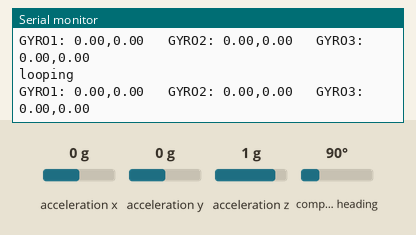
A sketch run on a simulated Arduino Leonardo, built with avr-gcc and run on an emulated ATmega32U4. On the bench: the last lines printed to the serial monitor. The test bench sets the inputs (shaded band); at power-on: acceleration z 1 g, acceleration x 0 g, acceleration y 0 g, compass heading 90°.

Above: at 1.2 s.
1.3 s: acceleration z set to -1.4 g
At 2.4 s:
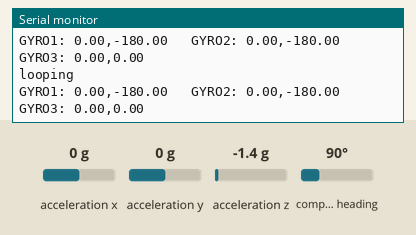
4.3 s: acceleration x set to 1.4 g
At 5.0 s:
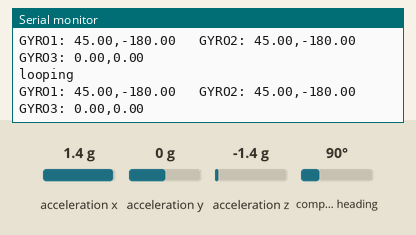

Measured:
- after the input at 1.3 s, the serial monitor: prints a new line at once (image 1)
- after the input at 4.3 s, the serial monitor: prints a new line at once (image 2)

The sketch:

3-Gyro-Receiver.ino
```cpp
//include libraries for BNO055
#include <Wire.h>
#include <Adafruit_Sensor.h>
#include <Adafruit_BNO055.h>
#include <utility/imumaths.h>

//Two BNO gyroscopes communicating through I2C
//one sensor of them has ADR connected to 3 volts to change the default address
Adafruit_BNO055 bno = Adafruit_BNO055(55, 0x28);
Adafruit_BNO055 bno2 = Adafruit_BNO055(55, 0x29);


//variables for Hardware Serial Communication

//Leonardo Board One Pin0 is connected to Leonardo Board Two Pin 1
//Board One Pin1 is connected to Board Two Pin0
char inChar;
char inData[10];
int dataLength = 0;
String gyro3Readings = "0000,0000,";


//variables to store gyroscope info
float gy1y=0;
float gy1z=0;
float gy2y=0;
float gy2z=0;
float gy3y=0;
float gy3z=0;


void setup() {
  // start Serial to write to computer, Serial1 to listen to the sender board
  Serial.begin(9600);
  Serial1.begin(9600);

  Serial.println("starting up");


  /* Initialise the sensors */
  if(!bno.begin())
  {
    /* There was a problem detecting the BNO055 ... check your connections */
    Serial.print("Ooops, no BNO055 detected ... Check your wiring or I2C ADDR!");
    while(1);
  }

   if(!bno2.begin())
  {
    /* There was a problem detecting the BNO055 ... check your connections */
    Serial.print("Ooops, no second BNO055 detected ... Check your wiring or I2C ADDR!");
    while(1);
  }

  bno.setExtCrystalUse(true);
  bno2.setExtCrystalUse(true);

 //initialize incoming data array
  for (dataLength = 0; dataLength < 10; dataLength++) {
    inData[dataLength]=',';
    }


   Serial.println("bnos found");
}

void loop() {
  Serial.println("looping");

  readGyro3Data();
  readGyro1Data();
  readGyro2Data();

  Serial.print("GYRO1: ");
  Serial.print(gy1y);
  Serial.print(",");
  Serial.print(gy1z);
  Serial.print("   GYRO2: ");
  Serial.print(gy2y);
  Serial.print(",");
  Serial.print(gy2z);
  Serial.print("   GYRO3: ");
  Serial.print(gy3y);
  Serial.print(",");
  Serial.print(gy3z);
  Serial.println("");

  delay(2);


}

void readGyro1Data() {
 sensors_event_t event;
 bno.getEvent(&event);
 gy1y=event.orientation.y;
 gy1z=event.orientation.z;
  }

void readGyro2Data(){
   sensors_event_t event2;
 bno2.getEvent(&event2);
 gy2y=event2.orientation.y;
 gy2z=event2.orientation.z;
  }

void readGyro3Data() {

  if (Serial1.available()) {
      //char inByte = Serial1.read();
//    Serial.write(inByte);
     if (Serial1.read() == 'b') {
       for (dataLength = 0; dataLength < 10; dataLength++) {
        delay(2);
        inData[dataLength] = Serial1.read();
         if (inData[dataLength] == 'n') {
           inData[dataLength] = ',';
           break;
         }
        }
      }
    }

  gyro3Readings="";
  for (int i = 0; i < 10; i++) {
    gyro3Readings = gyro3Readings + inData[i];
  }

  //Serial.println(gyro3Readings);
    getGyro3Values();

}


void getGyro3Values(){
   int firstCommaIndex = gyro3Readings.indexOf(',');
   int secondCommaIndex = gyro3Readings.indexOf(',', firstCommaIndex+1);

   String firstValue = gyro3Readings.substring(0,firstCommaIndex);
   String secondValue = gyro3Readings.substring(firstCommaIndex+1,secondCommaIndex);

   gy3z= firstValue.toInt();
   gy3y= secondValue.toInt();
 }
```
